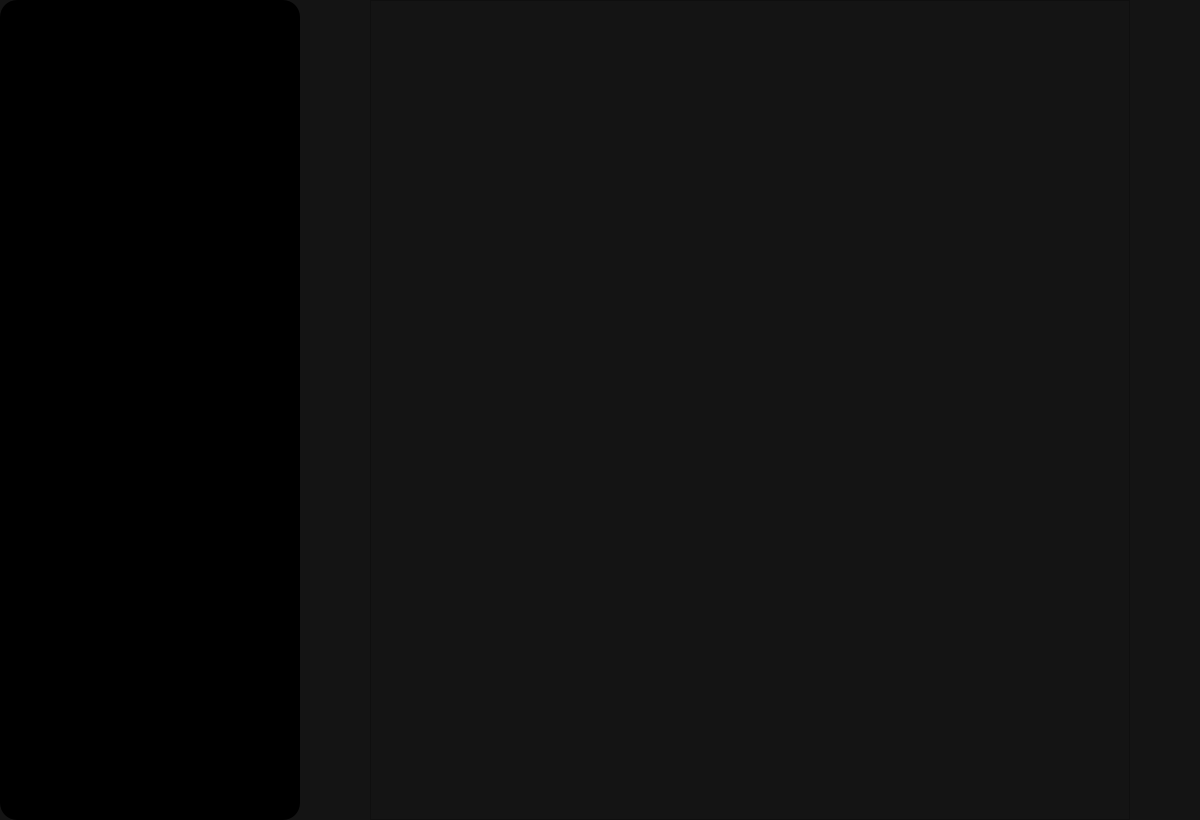
<?xml version="1.0" encoding="UTF-8"?>
<ui version="4.0">
 <class>MainWindow</class>
 <widget class="QMainWindow" name="MainWindow">
  <property name="geometry">
   <rect>
    <x>0</x>
    <y>0</y>
    <width>1200</width>
    <height>820</height>
   </rect>
  </property>
  <property name="minimumSize">
   <size>
    <width>1200</width>
    <height>0</height>
   </size>
  </property>
  <property name="maximumSize">
   <size>
    <width>16777215</width>
    <height>16777215</height>
   </size>
  </property>
  <property name="windowTitle">
   <string>Attention</string>
  </property>
  <property name="windowIcon">
   <iconset>
    <normaloff>images/Logo.svg</normaloff>images/Logo.svg</iconset>
  </property>
  <property name="windowOpacity">
   <double>1.000000000000000</double>
  </property>
  <property name="styleSheet">
   <string notr="true">background-color: rgb(20, 20, 20);
font: 57 8pt &quot;Ubuntu Medium&quot;;
font-size: 18pt;
color: rgb(213, 213, 213);</string>
  </property>
  <property name="iconSize">
   <size>
    <width>50</width>
    <height>50</height>
   </size>
  </property>
  <property name="toolButtonStyle">
   <enum>Qt::ToolButtonIconOnly</enum>
  </property>
  <property name="documentMode">
   <bool>false</bool>
  </property>
  <property name="unifiedTitleAndToolBarOnMac">
   <bool>false</bool>
  </property>
  <widget class="QWidget" name="main_widget">
   <property name="sizePolicy">
    <sizepolicy hsizetype="Expanding" vsizetype="Expanding">
     <horstretch>0</horstretch>
     <verstretch>0</verstretch>
    </sizepolicy>
   </property>
   <property name="minimumSize">
    <size>
     <width>0</width>
     <height>0</height>
    </size>
   </property>
   <layout class="QHBoxLayout" name="horizontalLayout">
    <property name="spacing">
     <number>0</number>
    </property>
    <property name="leftMargin">
     <number>0</number>
    </property>
    <property name="topMargin">
     <number>0</number>
    </property>
    <property name="rightMargin">
     <number>0</number>
    </property>
    <property name="bottomMargin">
     <number>0</number>
    </property>
    <item>
     <widget class="QFrame" name="side_bar">
      <property name="sizePolicy">
       <sizepolicy hsizetype="Minimum" vsizetype="Expanding">
        <horstretch>0</horstretch>
        <verstretch>0</verstretch>
       </sizepolicy>
      </property>
      <property name="minimumSize">
       <size>
        <width>300</width>
        <height>500</height>
       </size>
      </property>
      <property name="maximumSize">
       <size>
        <width>16777215</width>
        <height>16777215</height>
       </size>
      </property>
      <property name="layoutDirection">
       <enum>Qt::LeftToRight</enum>
      </property>
      <property name="styleSheet">
       <string notr="true">border-radius: 17px;
background-color: rgb(0, 0, 0);</string>
      </property>
      <property name="frameShape">
       <enum>QFrame::StyledPanel</enum>
      </property>
      <property name="frameShadow">
       <enum>QFrame::Raised</enum>
      </property>
      <layout class="QVBoxLayout" name="verticalLayout_6">
       <item>
        <layout class="QVBoxLayout" name="cameras">
         <property name="spacing">
          <number>0</number>
         </property>
         <property name="sizeConstraint">
          <enum>QLayout::SetDefaultConstraint</enum>
         </property>
        </layout>
       </item>
       <item>
        <spacer name="verticalSpacer">
         <property name="orientation">
          <enum>Qt::Vertical</enum>
         </property>
         <property name="sizeType">
          <enum>QSizePolicy::Minimum</enum>
         </property>
         <property name="sizeHint" stdset="0">
          <size>
           <width>20</width>
           <height>791</height>
          </size>
         </property>
        </spacer>
       </item>
      </layout>
     </widget>
    </item>
    <item>
     <spacer name="horizontalSpacer">
      <property name="orientation">
       <enum>Qt::Horizontal</enum>
      </property>
      <property name="sizeType">
       <enum>QSizePolicy::Preferred</enum>
      </property>
      <property name="sizeHint" stdset="0">
       <size>
        <width>70</width>
        <height>20</height>
       </size>
      </property>
     </spacer>
    </item>
    <item>
     <widget class="QFrame" name="frame">
      <property name="sizePolicy">
       <sizepolicy hsizetype="Expanding" vsizetype="Expanding">
        <horstretch>0</horstretch>
        <verstretch>0</verstretch>
       </sizepolicy>
      </property>
      <property name="styleSheet">
       <string notr="true"/>
      </property>
      <property name="frameShape">
       <enum>QFrame::StyledPanel</enum>
      </property>
      <property name="frameShadow">
       <enum>QFrame::Raised</enum>
      </property>
      <layout class="QHBoxLayout" name="horizontalLayout_2">
       <property name="spacing">
        <number>0</number>
       </property>
       <property name="leftMargin">
        <number>0</number>
       </property>
       <property name="topMargin">
        <number>0</number>
       </property>
       <property name="rightMargin">
        <number>0</number>
       </property>
       <property name="bottomMargin">
        <number>0</number>
       </property>
       <item>
        <widget class="QLabel" name="main_video">
         <property name="sizePolicy">
          <sizepolicy hsizetype="Preferred" vsizetype="Preferred">
           <horstretch>0</horstretch>
           <verstretch>0</verstretch>
          </sizepolicy>
         </property>
         <property name="text">
          <string/>
         </property>
         <property name="textFormat">
          <enum>Qt::AutoText</enum>
         </property>
         <property name="scaledContents">
          <bool>false</bool>
         </property>
        </widget>
       </item>
      </layout>
     </widget>
    </item>
    <item>
     <spacer name="horizontalSpacer_2">
      <property name="orientation">
       <enum>Qt::Horizontal</enum>
      </property>
      <property name="sizeType">
       <enum>QSizePolicy::Preferred</enum>
      </property>
      <property name="sizeHint" stdset="0">
       <size>
        <width>70</width>
        <height>20</height>
       </size>
      </property>
     </spacer>
    </item>
   </layout>
  </widget>
 </widget>
 <resources/>
 <connections/>
</ui>
